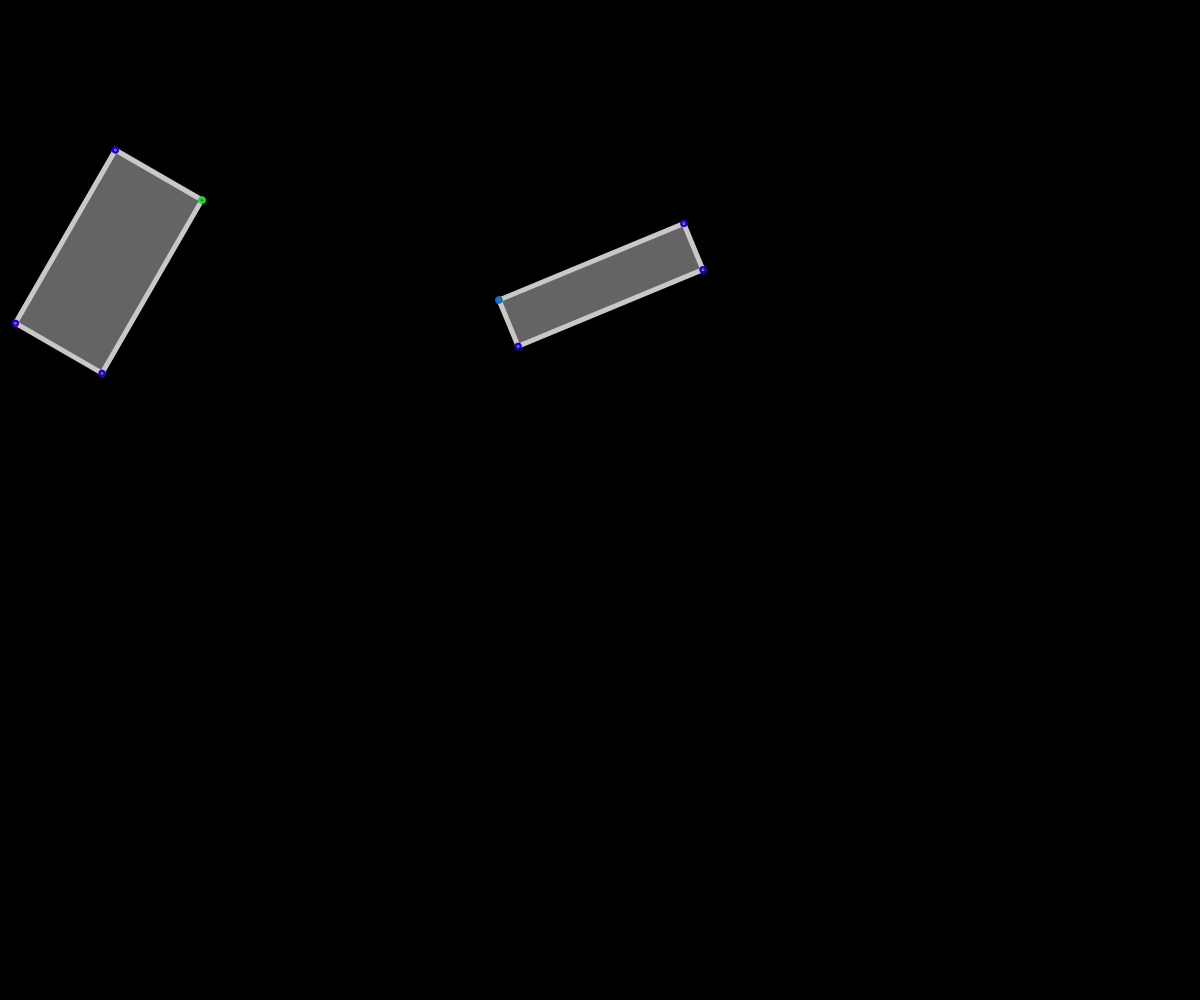
Frame 1 (no input)
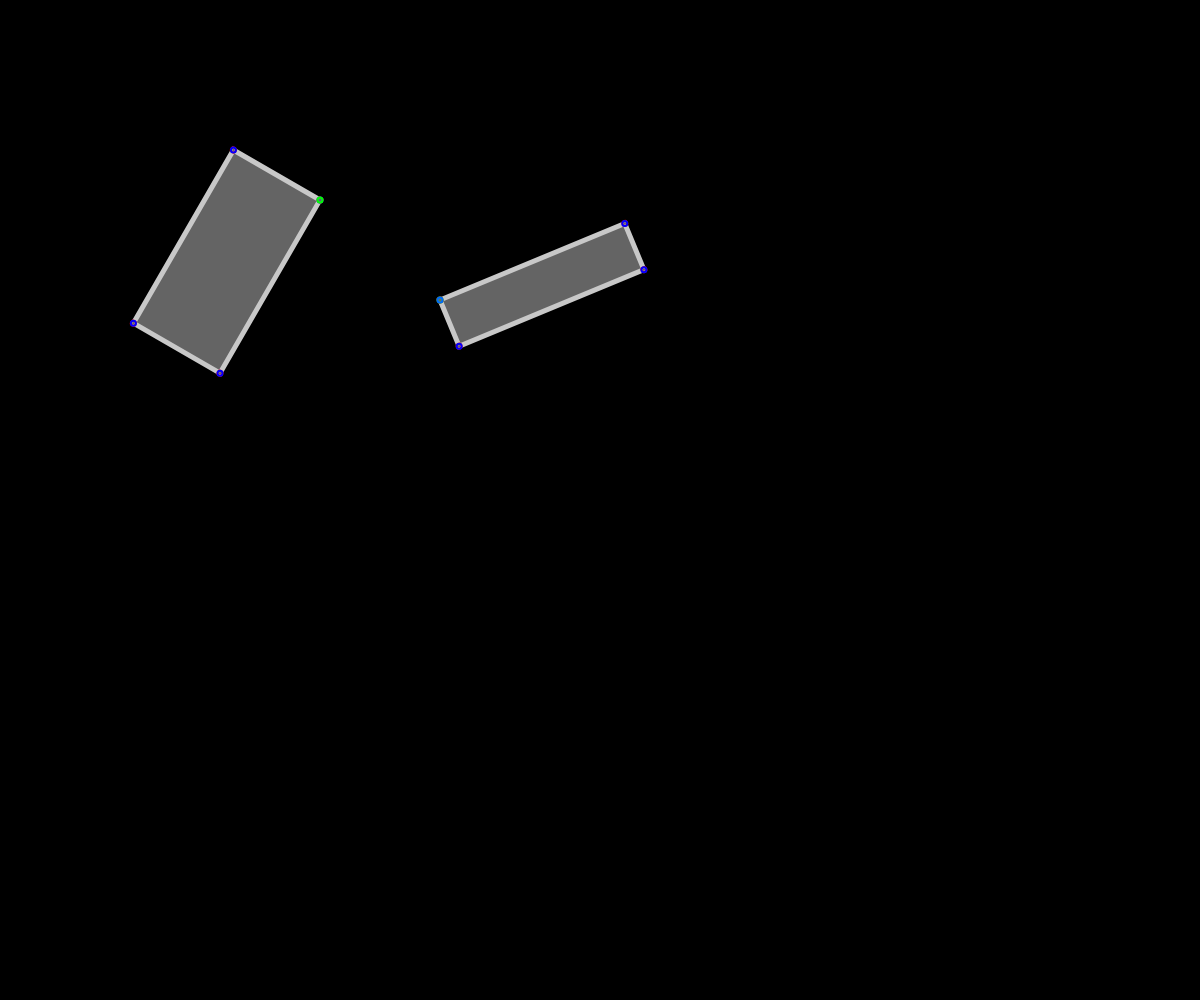
Frame 60 (no input)
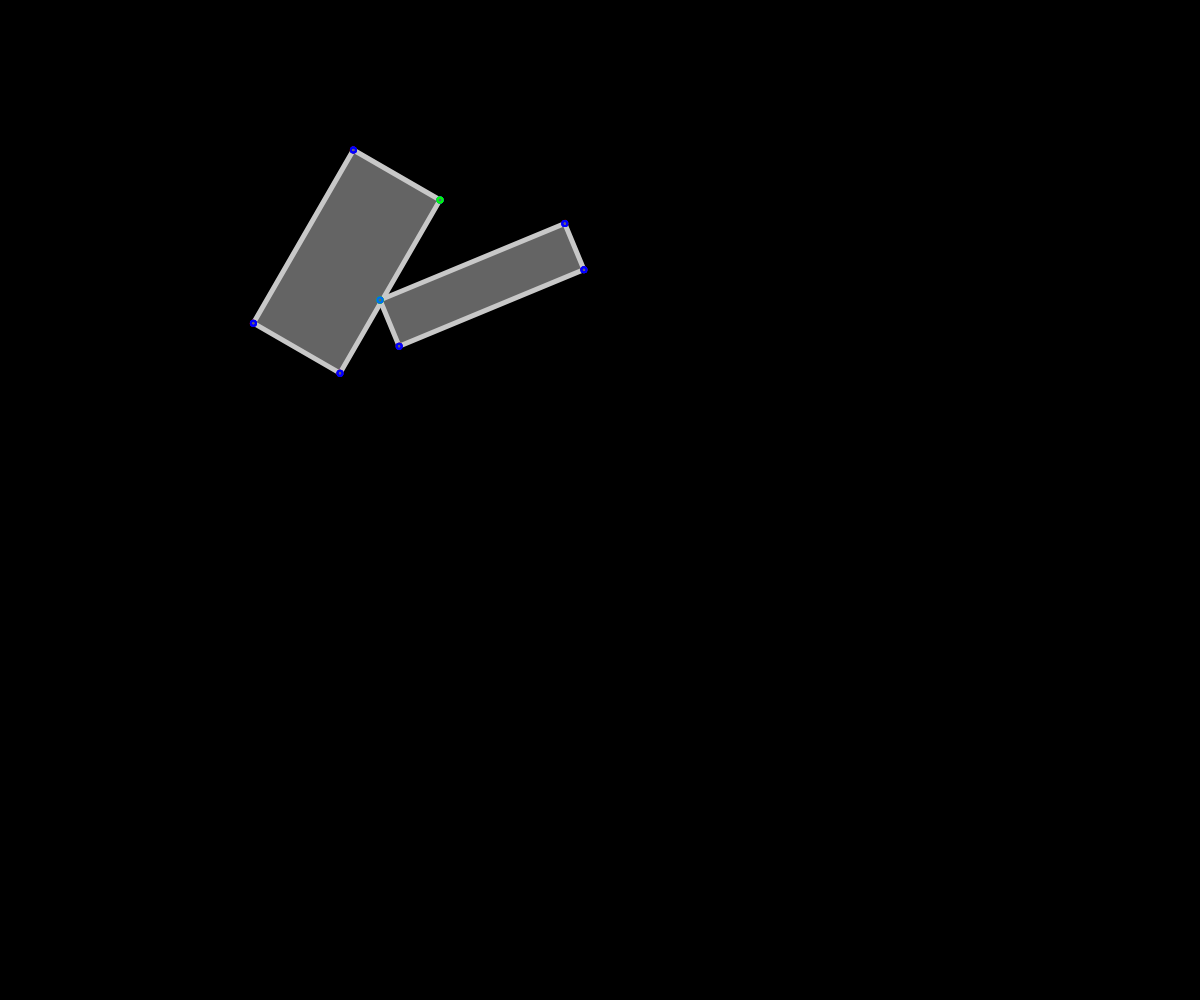
Frame 120 (the mouse pressed at the canvas centre since frame 60)

The p5.js sketch that drew these frames (run headless with seeded random() and noise() and a simulated clock; from frame 60 on, the mouse is pressed at the canvas centre):

// p5.js sketch
// ── sketch.js
let bolas = [];
let caixas = [];
let novo;
let vezes = 1.00;
let contador = 0;
let x1,y1,x2,y2;
let ang;
let rotacionarCaixa1 = false;
function setup(){
    createCanvas(windowWidth, windowHeight);
    frameRate(60);
    //bolas.push(new bola(width/2, height/2, 1));
    /*caixas.push(new caixa 
                (random(100,500),
                 random(100,500),
                 random(0,200),
                 random(0,200),
                 5));*/
    caixas.push(new caixa 
                (200,
                 200,
                 200,
                 100,
                 5));
    caixas[0].setAngle(2*PI/3);
    /*caixas.push(new caixa 
                (random(100,500),
                 random(100,500),
                 random(0,200),
                 random(0,200),
                 5));*/
    caixas.push(new caixa 
                (500,
                 300,
                 200,
                 50,
                 3.5));
    caixas[1].setAngle(-PI/8);
    caixas[0].setVel(createVector(3,0));
    caixas[1].setVel(createVector(-1,0));
    //caixas.pop();
    //caixas.pop();
}

function draw(){
    background(0);
    
    if(mouseIsPressed){
        let wind = createVector(0.2,0);
        for(let bola of bolas){
            bola.applyForce(wind);
        }
    }
    
    
    for (let bola of bolas) {
        bola.update();
        bola.applyWeight();
        bola.edges();
        bola.show();
    }
    for (let caixa of caixas) {
        caixa.update();
        //bola.applyWeight();
        //bola.edges();
        caixa.show();
    }

    let x = 0;
    let y = 0;
    
   for (let caixa1 of caixas) {
        for (let caixa2 of caixas) {
            caixa1.intersects(caixa2);
        }
    }
    /*while(x < caixas.length){
        while(y < caixas.length){
            caixas[x].intersects(caixas[y]);
            y++;
        }   
        x++;
    }*/
    
    x = 0;
    y = 0;
    while(x < bolas.length){
        while(y < bolas.length){
            //console.log("x: ",x);
            //console.log("y: ",y);
            if(bolas[x].pos.x <= bolas[y].pos.x){
                if(bolas[x].intersects(bolas[y])){
                    //bolas[y].calculateColision(bolas[x]);
                    console.log("-");
                }    
            }else{
                if(bolas[y].intersects(bolas[x])){
                    //bolas[y].calculateColision(bolas[x]);
                    console.log("-");
                }    
            }
            
            y++;
        }   
        y = 0;
        x++;
    }
    if(rotacionarCaixa1 && caixas[1] != undefined){
        caixas[1].addAngle(0.1);
    }
}

function keyPressed(){
    if(keyCode === DOWN_ARROW){
        bolas.push(new bola(random(0,width), random(0,height-100), random(1,5)));
    }else if(keyCode === RIGHT_ARROW){
        bolas.push(new bola(100,100,5));
    }else if(keyCode === LEFT_ARROW){
        bolas.push(new bola(200,100,2));
    }else if(keyCode === BACKSPACE){
        bolas.pop();
    }else if(keyCode === UP_ARROW){
        for(let bola of bolas){
            let praCima = createVector(random(1*bola.m,5*bola.m),random(5*bola.m,20*bola.m));
            bola.applyForce(praCima);
        }
        vezes = 1;
    }else if(keyCode === 79){//o
        let forca = createVector(20,10);
        novo = new bola(50,100,2,"#FF0000")
        novo.applyForce(forca);
        bolas.push(novo);
    }else if(keyCode === 80){   //p
        let forca = createVector(-10,10);
        novo = new bola(width-50,100,5,"#0000FF");
        novo.applyForce(forca);
        bolas.push(novo);
    }else if(keyCode === 73){//i
        let forca = createVector(-1,3);
        novo = new bola(width-100,height-200,5,"#b4d455");
        novo.applyForce(forca);
        bolas.push(novo);
    }else if(keyCode === 85){//u
        let forca = createVector(1,3);
        novo = new bola(width-170,height-200,5,"#f42069");
        novo.applyForce(forca);
        bolas.push(novo);
    }else if(keyCode === 75){//k
        let forca = createVector(0.2,0);
        novo = new bola(10,height,1,"#00A648");
        novo.applyForce(forca);
        bolas.push(novo);
    }else if(keyCode === 76){//l
        let forca = createVector(-0.2,0);
        novo = new bola(75,height,1,"#D1CA00");
        novo.applyForce(forca);
        bolas.push(novo);
    }else if(keyCode === 81){//q
        for (let bola of bolas) {
            bola.vel.mult(0);
        }
        vezes = 1;
    }else if(keyCode === 87){//w
        for (let bola of bolas) {
            bola.vel.mult(0.80);
        }
        vezes *= 0.8;
    }else if(keyCode === 69){//e
        for (let bola of bolas) {
            bola.vel.mult(1.20);
        }
        vezes *= 1.2;
    }else if(keyCode == 78){//n
        let forca = createVector(-10,0);
        novo = new bola(width-100,height/2,3,"#00D86C");
        novo.applyForce(forca);
        bolas.push(novo);
    }else if(keyCode == 77){//m
        let forca = createVector(10,0);
        novo = new bola(100,height/2,3,"#D800AD");
        novo.applyForce(forca);
        bolas.push(novo);
    }else if(keyCode == 90){//z
        caixas[caixas.length-1].addAngle(PI/6);
    }else if(keyCode == 88){//x
        caixas[caixas.length-2].addAngle(PI/6);
    }else if(keyCode == 187){// =
        caixas.pop();
    }else if(keyCode === 82){// r
        if(rotacionarCaixa1){
            rotacionarCaixa1 = false;
        }else{
            rotacionarCaixa1 = true;
        }
    }
    
}

function mousePressed(){
    if(x1 == undefined || x1 == 0){
        x1 = mouseX;
        y1 = mouseY;
    }else{
        x2 = mouseX - x1;
        y2 = mouseY - y1;
        caixas.push(new caixa(x1,y1,x2,y2,5));
        x1 = 0;
    }
    
}
// ── classBola.js
class bola{
    constructor(x,y,m,cor){
        this.pos = createVector(x,y);
        this.vel = createVector(0,0);
        this.acc = createVector(0,0);
        this.m = m;
        this.r = sqrt(m) * 15;
        this.gravity = createVector(0,0.2);
        this.cor = cor;
        this.ang = 0;
        this.angVelocity = 1;
        this.angAceleration = createVector(0,0);
        this.centerOfMass = createVector(this.pos.x,this.pos.y);
        this.currentColision = createVector(0,0);
        this.angCurrentColision = 0;
        this.finalColVel = createVector(0,0);
        this.finalColAngVel = createVector(0,0);
        this.distColisionP = createVector(0,0);
        this.impulse = 0;
        this.e = 1;
        this.n = createVector(0,0);
        this.i = 1;
        //this.preRelVel = createVector(0,0);
    }
    
    show(){
        strokeWeight(5);
        stroke(200);
        if(this.cor == undefined){
            fill(100);
        }else{
            fill(this.cor);     
        }
        push();
        translate(this.pos.x,this.pos.y);
        rotate(this.ang);
        ellipse(0,0, this.r*2);
        line(0,0,this.r,0);
        pop();
    }
    
    edges(){
        if (this.pos.x >= width-this.r) {
            this.pos.x = width-this.r;
            this.vel.x *= -1;
        } else if (this.pos.x <= this.r) {
            this.pos.x = this.r;
            this.vel.x *= -1;
        }
        if (this.pos.y >= height-this.r) {
            this.pos.y = height-this.r;
            this.vel.y *= -1;
        } else if (this.pos.y <= this.r) {
            this.pos.y = this.r;
            this.vel.y *= -1;
        }
    }
    
    update(){
        //let mouse = createVector(mouseX, mouseY);
        //this.acc = p5.Vector.sub(mouse, this.pos);
        //this.acc.setMag(0.1);
        
        //this.angAceleration += 0.00001;
        //this.angVelocity += this.angAceleration;
        //this.ang += this.angVelocity;
        this.vel.add(this.acc);
        this.vel.limit(10*this.m);
        this.pos.add(this.vel);
        this.acc.set(0, 0);
    }
    
    applyForce(force){
        let f = p5.Vector.div(force, this.m)
        this.acc.add(f);
    }
    
    applyWeight(){
        let wheight = p5.Vector.mult(this.gravity,this.m);
        this.acc.add(wheight);
    }
    
    intersects(other) {
        if(this.pos.equals(other.pos.x,other.pos.y)){
            return false;
        }
        var d = dist(this.pos.x, this.pos.y, other.pos.x, other.pos.y)
        if (d <= this.r + other.r) {
            this.pos.x = this.pos.x - 5;
            this.pos.y = this.pos.y - 5;
            other.pos.x = other.pos.x + 5;
            other.pos.y = other.pos.y + 5;
            //console.log(this.pos.x);
            //console.log(other.pos.x);
            //stroke(0,255 ,0);
            this.angCurrentColision=(this.pos.y - other.pos.y)/(this.pos.x - other.pos.x)
            this.angCurrentColision=(atan(this.angCurrentColision));
            
            other.angCurrentColision = this.angCurrentColision+PI;
            
            this.currentColision.x = this.pos.x + this.r * cos(this.angCurrentColision);
            this.currentColision.y = this.pos.y + this.r * sin(this.angCurrentColision);
            other.currentColision.x = other.pos.x + other.r * cos(other.angCurrentColision);
            other.currentColision.y = other.pos.y + other.r * sin(other.angCurrentColision);
            
            this.distColisionP = this.pos.dist(this.currentColision);
            other.distColisionP = other.pos.dist(this.currentColision);
            //console.log("this.angCurrentColision: ",this.angCurrentColision);
            
            //console.log("this.currentColision.x: ",this.currentColision.x);
            //console.log("this.currentColision.y: ",this.currentColision.y);
            
            this.calculateColision(other);
            
            stroke(0,255,255);
            //line(0,this.currentColision.y,width,this.currentColision.y);
            stroke(255,0,255);
            //line(this.currentColision.x,0,this.currentColision.x,height);
            stroke(0,255,0);
            //line(this.pos.x,this.pos.y,other.pos.x,other.pos.y);
//            line(a,a,a,a);
            return true;
        } else {
          return false;
        }
    }
    
    calculateColision(other){
        this.calculateNormal();
        let Vap1 = createVector(0,0);
        let Vbp1 = createVector(0,0);
        let Vap2 = createVector(0,0);
        let Vbp2 = createVector(0,0);
        let Rap = this.currentColision;        
        let Rbp = other.currentColision;
        let Vab1 = createVector(0,0);
        let Vab2 = createVector(0,0);
        //let normal = createVector(0,0);
        let normal = this.n;
        let Va2 = createVector(0,0);
        let Vb2 = createVector(0,0);
        let Va1 = this.vel;
        let Vb1 = other.vel;
        let AAngFinal = 0;
        let BAngFinal = 0;
        let impulse = 0;
        
        //
        let e1 = createVector(0,0);
        
        e1 = Rap.dot(this.angVelocity);
        Vap1 = Va1.add(e1);
        //
        let e2 = createVector(0,0);
        
        e2 = Rbp.dot(other.angVelocity);
        Vbp1 = Vb1.add(e2);
        //
        
        //
        Vab1 = p5.Vector.sub(Vap1,Vbp1);
        Vab2 = p5.Vector.sub(Vap2,Vbp2);
        //
        
        //
        normal = Vab1.dot(this.n);
        //
        
        //
        let f1,f2,f3;
        let f1_1;
        let f1_2 = createVector(0,0);
        let f2_1 = createVector(0,0);
        let f3_1 = createVector(0,0);
        f1_1 = -(1 + this.e);
        f1_2 = Vab1.dot(this.n);
        f1 = f1_1*f1_2
        
        f2_1 = Rap.dot(this.n);
        f2 = (1/this.m) + (1/other.m) + pow(f2_1,2)/this.i;
        
        f3_1 = Rbp.dot(this.n);
        f3 = pow(f3_1,2)/other.i;
        
        impulse = f1 / (f2 / f3);
        //
        
        //
        let g1_1 = createVector(0,0);
        let g1 = createVector(0,0);
        
        console.log("a");
        console.log(this.n);
        console.log(this.n.mag());
        g1_1 = p5.Vector.mult(impulse,this.n,g1_1);
        console.log("b");
        g1 = p5.Vector.div(g1_1,this.m,g1);
        Va2 = p5.Vector.add(Va1,g1);
        //
        let g2_1 = createVector(0,0);
        let g2 = createVector(0,0);
        g2_1 = p5.Vector.mult(impulse,this.n,g2_1);
        g2 = p5.Vector.div(g2_1,other.m,g2);
        Vb2 = p5.Vector.sub(Vb1,g2);        
        //
        
        this.changeVel(Va2);
        this.changeAngVel();
        other.changeVel(Vb2);
        other.changeAngVel();
    }
    
    changeVel(force){
        //console.log("BC // this.vel: ",this.vel);
        this.vel = force;
        //console.log("AC // this.vel: ",this.vel);
    }
    
    changeAngVel(){
        this.angVelocity = this.finalColAngVel;
        //console.log("this.angVelocity: ",this.angVelocity);
    }
    
    calculateNormal(other){
        let x,y;
        push();
            translate(this.currentColision.x,this.currentColision.y);
            x = this.pos.x;
            y = this.pos.y;
            //console.log("x - DENTRO do translate: ",x);
            //console.log("y - DENTRO do translate: ",y);
        pop();
        this.n.x = x;
        this.n.y = y;
        this.n.normalize();
        //console.log("this.n: ",this.n);
        //console.log("x - FORA do translate: ",x);
        //console.log("y - FORA do translate: ",y);
    }
}

// ── classCaixa.js
class caixa{
    constructor(x,y,w,h,m,cor){
        this.pos = createVector(x,y);
        this.posAux = createVector(0,0);
        this.vel = createVector(0,0);
        this.acc = createVector(0,0);
        this.m = m;
        this.w = w;
        this.h = h;
        this.gravity = createVector(0,0.2);
        this.cor = cor;
        this.ang = 0;
        this.angVelocity = 1;
        this.angAceleration = createVector(0,0);
        this.centerOfMass = createVector(this.pos.x + this.w/2,
                                         this.pos.y + this.h/2);
        this.currentColision = createVector(0,0);
        this.angCurrentColision = 0;
        this.finalColVel = createVector(0,0);
        this.finalColAngVel = createVector(0,0);
        this.distColisionP = createVector(0,0);
        this.impulse = 0;
        this.e = 1;
        this.n = createVector(0,0);
        this.i = 1;
        this.corner1 = createVector(this.pos.x,this.pos.y);
        this.corner2 = createVector(0,0);
        this.corner3 = createVector(0,0);
        this.corner4 = createVector(0,0);
        this.corners = [this.corner1,this.corner2,this.corner3,this.corner4];
        this.pointP = createVector(0,0);
        this.pointPEgdeInfo;
    }
    
    setVel(a){
        this.vel = a;
    }
    addVel(a){
        this.vel += a;
    }
    setAngle(a){
        this.ang = a;
    }    
    addAngle(a){
        this.ang += a;
        if(this.ang >= PI*2){
            this.ang -= PI*2;
        }
    }
    
    show(){
        strokeWeight(5);
        stroke(200);
        if(this.cor == undefined){
            fill(100);
        }else{
            fill(this.cor);     
        }
        push();
            translate(this.pos.x,this.pos.y);
            rotate(this.ang);
            rect(0,0,this.w,this.h);
            stroke(255,0,0);
            circle(0,0,2);
            circle(this.w,0,2);
            circle(this.w,this.h,2);
            circle(0,this.h,2);
        pop();
    }
    
    show2(){
        strokeWeight(5);
        stroke(200);
        fill(255,255,0);
        push();
            translate(this.pos.x,this.pos.y);
            rotate(this.ang);
            rect(0,0,this.w,this.h);
            stroke(255,0,255);
            circle(0,0,2);
            circle(this.w,0,2);
            circle(this.w,this.h,2);
            circle(0,this.h,2);
        pop();
    }
    
    update(){
        this.vel.add(this.acc);
        this.vel.limit(2);
        this.pos.add(this.vel);
    }
    
    SAT(other){
        this.calculateCorners(other);
        let minXa,minYa,maxXa,maxYa;
        let minXb,minYb,maxXb,maxYb;
        for(let corner of this.corners){
            if(minXa == undefined){
                minXa = corner.x;
            }else if(minXa > corner.x){
                minXa = corner.x;
            }
            if(maxXa == undefined){
                maxXa = corner.x;
            }else if(maxXa < corner.x){
                maxXa = corner.x;
            }
            
            if(minYa == undefined){
                minYa = corner.y;
            }else if(minYa > corner.y){
                minYa = corner.y;
            }
            if(maxYa == undefined){
                maxYa = corner.y;
            }else if(maxYa < corner.y){
                maxYa = corner.y;
            }
        }
        for(let corner of other.corners){
            if(minXb == undefined){
                minXb = corner.x;
            }else if(minXb > corner.x){
                minXb = corner.x;
            }
            if(maxXb == undefined){
                maxXb = corner.x;
            }else if(maxXb < corner.x){
                maxXb = corner.x;
            }
            
            if(minYb == undefined){
                minYb = corner.y;
            }else if(minYb > corner.y){
                minYb = corner.y;
            }
            if(maxYb == undefined){
                maxYb = corner.y;
            }else if(maxYb < corner.y){
                maxYb = corner.y;
            }
        }
        let emX = false, emY = false;
        if(minXb <= maxXa && maxXb > minXa){
            emX = true;
        }
        if(minYb <= maxYa && maxYb > minYa){
            emY = true;
        }
        //console.log("-");
        if(emX && emY){
            return true;
        }else{
            return false;
        }
    }
    
    findPointP(other){
        let achouA = true;
        let achouB = true;
        let me = 0; //Margem de Erro
        let meAdd = 5;
        let testarOutro = false;
        while(!this.discoverPointP(other,me)){
            me += meAdd;
            if(me >= 50){
                achouA= false;
                break;
            }
        }
        let me2 = 0;
        other.calculateCorners(this);
        while(!other.discoverPointP(this,me2)){
            me2 += meAdd;
            if(me2 > me){
                achouB = false;
                break;
            }
        } 
        if(other.pointP.x != 0 && other.pointP.y != 0){
            this.pointP = other.pointP;
        }else if(other.pointP.x != 0 && other.pointP.y != 0){
            other.pointP = this.pointP;
        }        
    }    
    
    showPointP(point,aa){
        if(aa){
            stroke(255);
            line(point.x,0,point.x,height);
            line(0,point.y,width,point.y);    
        }else{
            stroke(0,255,255);
            line(point.x,0,point.x,height);
            stroke(255,0,255);
            line(0,point.y,width,point.y);    
        }
    }
    
    savePointP(corner){
        this.pointP = p5.Vector.add(corner,5);
        this.pointP = this.pointP.sub(5);
        this.undoSatRotation();
    }
    
    undoSatRotation(){
        let aux = this.pointP.x;
        this.pointP.x = this.pointP.x * cos(-this.ang) - this.pointP.y * (-sin(-this.ang));
        this.pointP.y = this.pointP.y * cos(-this.ang) + aux * (-sin(-this.ang));
    }
    
    discoverPointP(other,me){
        for(let corner of other.corners){
            if(corner.y <= this.corner1.y + me && corner.y >= this.corner1.y - me){
                if(corner.x >= this.corner1.x && corner.x <= this.corner2.x){
                    this.savePointP(corner);
                    //this.showPointP(corner);
                    this.pointPEgdeInfo = "Horizontal-1_2";
                    return true;
                }
            }else if(corner.x <= this.corner1.x + me && corner.x >= this.corner1.x - me){
                if(corner.y >= this.corner1.y && corner.y <= this.corner4.y){
                    this.savePointP(corner);
                    //this.showPointP(corner);
                    this.pointPEgdeInfo = "Vertical-1_4";
                    return true;
                }                    
            }else if(corner.x <= this.corner2.x + me && corner.x >= this.corner2.x - me){
                if(corner.y >= this.corner2.y && corner.y <= this.corner3.y){
                    this.savePointP(corner);
                    //this.showPointP(corner);
                    this.pointPEgdeInfo = "Vertical-3_2";
                    return true;
                }
            }else if(corner.y <= this.corner4.y + me && corner.y >= this.corner4.y - me){
                if(corner.x >= this.corner4.x && corner.x <= this.corner3.x){
                    this.savePointP(corner);
                    //this.showPointP(corner);
                    this.pointPEgdeInfo = "Horizontal-3_4";
                    return true;
                }
            }
        }
    }
    
    showCalculatedCorners(){
        for(let cantos of this.corners){
            stroke("#FA8B0B");
            circle(cantos.x,cantos.y,2);
        }
    }
    
    calculateCorners(other){
        let c = cos(this.ang);
        let s = sin(this.ang);
        let c2 = cos(other.ang);
        let s2 = sin(other.ang);
        stroke(0,255,0);
        
        this.corner1.x = this.pos.x;
        this.corner1.y = this.pos.y;
        circle(this.corner1.x,this.corner1.y,2);
        
        let aux = this.corner1.x;
        this.corner1.x = this.corner1.x * c - this.corner1.y * -s;
        this.corner1.y = this.corner1.y * c - aux * s;
        strokeWeight(5);
        stroke(0,100,255);
        other.corner1.x = other.pos.x;
        other.corner1.y = other.pos.y;
        circle(other.corner1.x,other.corner1.y,2);
        //
        stroke(0,0,255);
        other.corner2.x = other.w * c2 +other.pos.x;
        other.corner2.y = other.w * s2 +other.pos.y;
        circle(other.corner2.x,other.corner2.y,2);
        //
        other.corner3.x = other.w * c2 - s2 * other.h+other.pos.x;
        other.corner3.y = other.w * s2 + c2 *other.h+other.pos.y;
        circle(other.corner3.x,other.corner3.y,2);
        //
        other.corner4.x = -s2 * other.h + other.pos.x;
        other.corner4.y = c2 * other.h + other.pos.y;
        circle(other.corner4.x,other.corner4.y,2);
        
        for(let corner of other.corners){
            let aux1 = corner.x;
            corner.x = corner.x * c - corner.y * (-s);
            corner.y = corner.y * c + aux1 * -s;  
            if(corner == other.corner1){
                stroke(255,100,100);
            }else{
                stroke(200,255,0);
            }
        }
        this.corner2.x = this.corner1.x + this.w;
        this.corner2.y = this.corner1.y;
        this.corner3.x = this.corner1.x + this.w;
        this.corner3.y = this.corner1.y + this.h;
        this.corner4.x = this.corner1.x;
        this.corner4.y = this.corner1.y + this.h;
    }
    
    resetBothPointP(other){
        let resetPointP = createVector(0,0);
        this.pointP = p5.Vector.add(resetPointP,1);
        other.pointP = p5.Vector.add(resetPointP,1);
        this.pointP = this.pointP.sub(1);
        other.pointP = other.pointP.sub(1);
    }
    intersects(other){
        if(this == other){
            return;
        }
        if(other.SAT(this) && this.SAT(other)){
            //COLIDIU
            this.pointPEgdeInfo = undefined;
            other.pointPEgdeInfo = undefined;
            this.resetBothPointP(other);
            this.findPointP(other);
            this.calculateColision(other);
            //line(a,a,a,a);
        }
        
    }
    
    calculateColision(other){
        let c = cos(this.ang);
        let s = sin(this.ang);
        let c2 = cos(other.ang);
        let s2 = sin(other.ang);
        if(!this.calculateNormal(other)){
        //    return;
        }
        let aux = this.centerOfMass.x;
        this.centerOfMass.x = this.w/2 * c - s * this.h/2 + this.pos.x;
        this.centerOfMass.y = this.w/2 * s + c * this.h/2 + this.pos.y;
        aux = other.centerOfMass;
        other.centerOfMass.x = other.w/2 * c2 - s2 * other.h/2 + other.pos.x;
        other.centerOfMass.y = other.w/2 * s2 + c2 * other.h/2 + other.pos.y;
        other.distColisionP = other.centerOfMass.dist(other.pointP);
        let Vap1 = createVector(0,0);
        let Vbp1 = createVector(0,0);
        let Vap2 = createVector(0,0);
        let Vbp2 = createVector(0,0);
        let Rap = this.pointP;        
        let Rbp = other.pointP;
        let Vab1 = createVector(0,0);
        let Vab2 = createVector(0,0);
        let normal = createVector(1,1);
        let Va2 = createVector(0,0);
        let Vb2 = createVector(0,0);
        let Va1 = this.vel;
        let Vb1 = other.vel;
        let AAngFinal = 0;
        let BAngFinal = 0;
        let impulse = 0;
        
        //
        let e1 = createVector(0,0);
        
        e1 = Rap.dot(this.angVelocity);
        Vap1 = Va1.add(e1);
        //
        let e2 = createVector(0,0);
        
        e2 = Rbp.dot(other.angVelocity);
        Vbp1 = Vb1.add(e2);
        //
        
        //
        Vab1 = p5.Vector.sub(Vap1,Vbp1);
        Vab2 = p5.Vector.sub(Vap2,Vbp2);
        //
        
        //
        normal = Vab1.dot(this.n);
        //
        
        //
        let f1,f2,f3;
        let f1_1;
        let f1_2 = createVector(0,0);
        let f2_1 = createVector(0,0);
        let f3_1 = createVector(0,0);
        f1_1 = -(1 + this.e);
        f1_2 = Vab1.dot(this.n);
        f1 = f1_1*f1_2
        
        f2_1 = Rap.dot(this.n);
        f2 = (1/this.m) + (1/other.m) + pow(f2_1,2)/this.i;
        
        f3_1 = Rbp.dot(this.n);
        f3 = pow(f3_1,2)/other.i;
        
        impulse = f1 / (f2 / f3);
        //
        
        //
        let g1_1 = createVector(0,0);
        let g1 = createVector(0,0);
        g1_1 = p5.Vector.mult(impulse,this.n,g1_1);
        g1 = p5.Vector.div(g1_1,this.m,g1);
        Va2 = p5.Vector.add(Va1,g1);
        //
        let g2_1 = createVector(0,0);
        let g2 = createVector(0,0);
        g2_1 = p5.Vector.mult(impulse,this.n,g2_1);
        g2 = p5.Vector.div(g2_1,other.m,g2);
        Vb2 = p5.Vector.sub(Vb1,g2);        
        //
        console.log("zzzzzzzzzzzzzzzzzzzz");
        this.setVel(Va2);
        //this.changeAngVel();
        other.setVel(Vb2);
        //other.changeAngVel();
    }   
    
    calculateNormal(other){
        this.calculateRealCorners(other);
        if(this.pointPEgdeInfo == undefined){
            other.calculateColision(this);
            return false;
        }else if(this.pointPEgdeInfo == "Horizontal-1_2"){
            this.n = p5.Vector.sub(this.corner1,this.corner4);
            this.n.normalize();
        }else if(this.pointPEgdeInfo == "Horizontal-3_4"){
            this.n = p5.Vector.sub(this.corner4,this.corner1);
            this.n.normalize();
        }else if(this.pointPEgdeInfo == "Vertical-1_4"){
            this.n = p5.Vector.sub(this.corner2,this.corner1);
            this.n.normalize();
        }else if(this.pointPEgdeInfo == "Vertical-3_4"){
            this.n = p5.Vector.sub(this.corner1,this.corner2);
            this.n.normalize();
        }else{
            console.log("ERRO NO CALCULO DA FORÇA NORMAL");
        }
        
    }
    calculateRealCorners(other){
        let c = cos(this.ang);
        let s = sin(this.ang);
        this.corner1.x = this.pos.x;
        this.corner1.y = this.pos.y;
        this.corner2.x = this.w * c + this.pos.x;
        this.corner2.y = this.w * s + this.pos.y;
        this.corner3.x = this.w * c - s * this.h + this.pos.x;
        this.corner3.y = this.w * s + c * this.h + this.pos.y;
        this.corner4.x = -s * this.h + this.pos.x;
        this.corner4.y = c * this.h + this.pos.y;
    }
}
